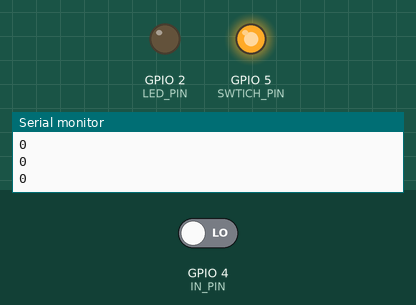
This sketch was run on a simulated ESP32. On the bench: output pins drawn as LEDs (lit = HIGH), the last lines printed to the serial monitor. Dashed ring = blinking. The inputs (shaded band) are chosen by the test bench; at power-on: GPIO 4 (IN_PIN) LOW.

Above: at 2.2 s.
2.3 s: GPIO 4 (IN_PIN) driven HIGH
At 2.9 s:
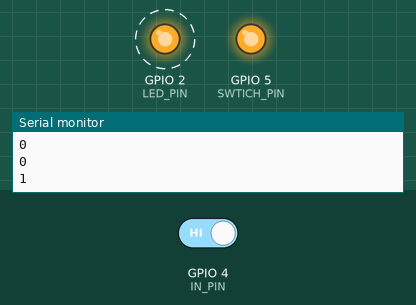
5.3 s: GPIO 4 (IN_PIN) driven LOW
At 5.9 s:
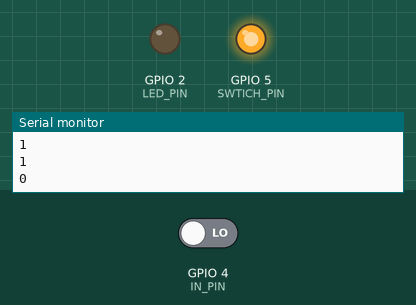
Timing chart, 0 to 8.3 s (numbered marks = the images above; inputs shaded):
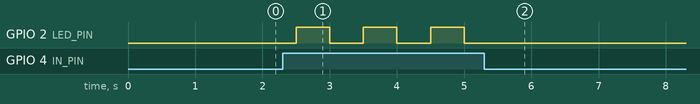

The sketch:

micro_switch_noTouch.ino
```cpp
#define IN_PIN 4 // ESP32 Pin D4
#define LED_PIN 2
#define SWTICH_PIN 5
int button_value = 0;
bool on_value = false;

void setup()
{
  Serial.begin(115200);
  delay(1000); // give me time to bring up serial monitor
  Serial.println("Micro Switch Test");
  pinMode(LED_PIN, OUTPUT);
  pinMode(SWTICH_PIN, OUTPUT);
  pinMode(IN_PIN, INPUT);
  digitalWrite (LED_PIN, LOW);
  digitalWrite (SWTICH_PIN, HIGH);
}

void loop()
{
    button_value = digitalRead(IN_PIN);
    Serial.println(button_value);  // get value
    if (button_value == HIGH )
    {
      switch (on_value)
      {
        case false:
          on_value = true;
          break;
        case true:
          on_value = false;
          break;
      }
    }
    if (on_value == true)
    {
      digitalWrite (LED_PIN, HIGH);
    }
    else
    {
      digitalWrite (LED_PIN, LOW);
    }
    delay(500);
}
```

Measured:
- after the input at 2.3 s, GPIO 2 (LED_PIN): alternates HIGH for 0.50 s and LOW for 0.50 s, starting after 0.20 s
- after the input at 5.3 s, GPIO 2 (LED_PIN): stops changing and stays LOW
